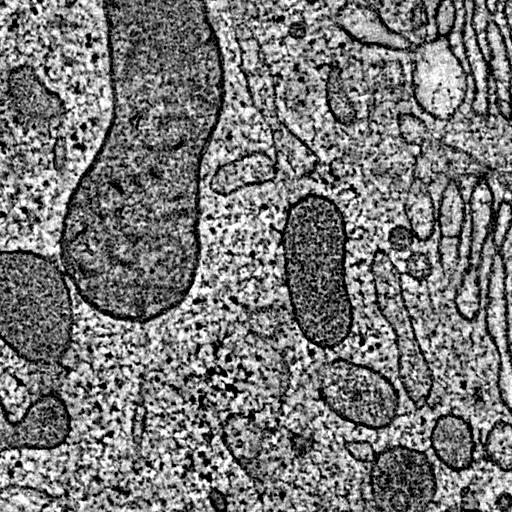
%> input picture Lab 1/cell1.jpg, 512 x 512 px
$ octave Tipton_EGR532_Lab0Part1.m   (GNU Octave 9; MATLAB toolbox functions it lacks are replaced by stand-ins)
%> lines starting %> are read from the running program, lines starting %| are printed output that depends on the picture
%%%%%%%%%%%%%%%%%%%%%%%%%%%%%%%%%%%%%%%%%%%%%%%%%%%%%%%%%%%%%%%%%%%%%%%%
% Title: Introduction to Image Processing Exercise 1
% Filename: Tipton_EGR532_Lab0Part1.m
% Author: Natalie Tipton
% Date: 1/15/18
% Instructor: Dr. Rhodes
% Description: This script file includes the basics of image processing in
%              MATLAB. It includes reading an image in from a file
%              location, plotting with subplots, converting a color image
%              to grayscale, inverting that grayscale image, mirroring
%              about the x and y axes, rotating an image, blurring an
%              image, and tiling an image.
%%%%%%%%%%%%%%%%%%%%%%%%%%%%%%%%%%%%%%%%%%%%%%%%%%%%%%%%%%%%%%%%%%%%%%%%

%%%%%%%% Exercise 1 %%%%%%%%%%

% cell1.jpg

cell1 = imread('cell1.jpg');    %read in image
%> cell1 is the input picture: size 512x512 uint8; min 0, max 255, mean 119.9

figure(1)   %creates first figure
subplot(1,3,1)  %first subplot in 1 row of 3 images
imshow(cell1);  %plot original image
title('Cell1.jpg Original');    %label image
xlabel('X (spatial units)');
ylabel('Y (spatial units)');

cell1Neg = 255 - cell1; %inverts image colors
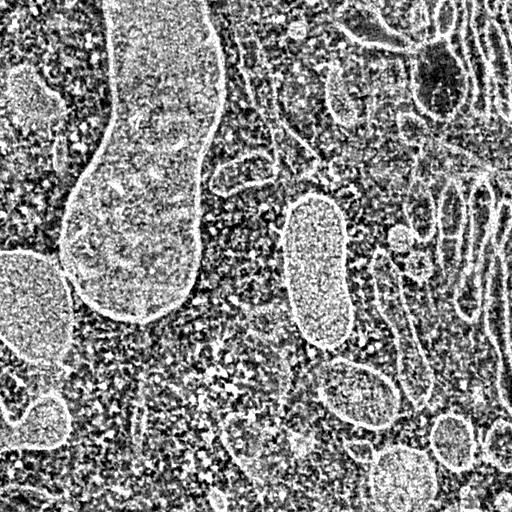
%> cell1Neg: size 512x512 uint8; min 0, max 255, mean 135.1

subplot(1,3,2)  %second subplot in 1 row of 3 images
imshow(cell1Neg);   %plot negative image
title('Cell1.jpg Negative');    %label image
xlabel('X (spatial units)');
ylabel('Y (spatial units)');

cell1rot = cell1(end:-1:1,end:-1:1,:);  %reverses the order of the rows and
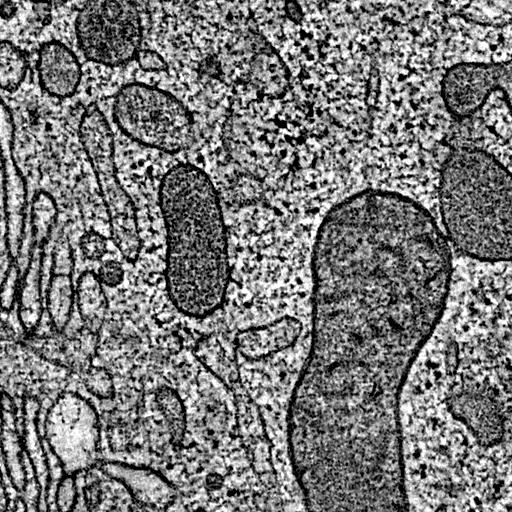
%> cell1rot: size 512x512 uint8; min 0, max 255, mean 119.9; mean of the top-left, top-right, bottom-left and bottom-right quarters 116.7, 120.7, 123.4, 118.6
                                        %colums to rotate image 180 degrees
subplot(1,3,3)  %third subplot in 1 row of 3 images
imshow(cell1rot);   %plot rotated image
title('Cell1.jpg Rotate 180 deg');  %label plot
xlabel('X (spatial units)');
ylabel('Y (spatial units)');

% Heart.tif

heart = imread('Heart.tif');    %read in heart image
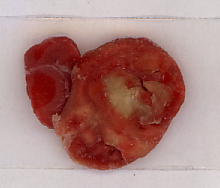
%> input picture Lab 1/Heart.tif, 220 x 188 px
%> heart is the input picture: size 188x220x3 uint8; mean R, G, B 171.2, 131.2, 127

figure(2)   %create new figure

subplot(2,2,1)  %first subplot in 2 rows of 2 images
imshow(heart);  %plot original heart image
title('Heart.tif Original');    %label plot
xlabel('X (spatial units)');
ylabel('Y (spatial units)');

heartDouble = im2double(heart); %converts image from uint8 to double size
                                %allowing manipulation of numbers >255
heartGrayDouble = (heartDouble(:,:,1) + heartDouble(:,:,2) + heartDouble(:,:,3))/3;
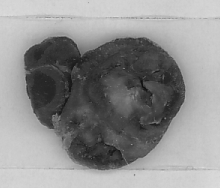
%> heartGrayDouble: size 188x220 double; min 0.0614, max 0.877, mean 0.561
                                %takes avg of RGB values in all rows & cols
heartGray = im2uint8(heartGrayDouble);  %converts grayscale image back to
                                        %uint8 from double

subplot(2,2,2)  %second subplot in 2 rows of 2 images
imshow(heartGray);  %plots grayscale image
title('Heart.tif Grayscale');   %label plot
xlabel('X (spatial units)');
ylabel('Y (spatial units)');

heartGrayNeg = 255 - heartGray; %invert values of all rows and columns
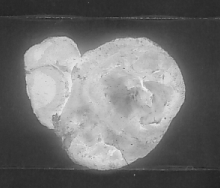
%> heartGrayNeg: size 188x220 uint8; min 31, max 239, mean 111.9

subplot(2,2,3)  %third subplot in 2 rows of 2 images
imshow(heartGrayNeg);   %plot negative grayscale image
title('Heart.tif Grayscale Negative');  %label plot
xlabel('X (spatial units)');
ylabel('Y (spatial units)');

heartMirror = heart(:,end:-1:1,:);  %reverses order of all columns
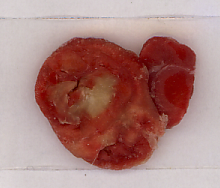
%> heartMirror: size 188x220x3 uint8; mean R, G, B 171.2, 131.2, 127; mean of the top-left, top-right, bottom-left and bottom-right quarters 149.1, 135.2, 148, 140.2
                                    %to mirror about y axis

subplot(2,2,4)  %fourth subplot in 2 rows of 2 images
imshow(heartMirror);    %plot mirrored image
title('Heart.tif Mirrored About Y Axis');   %label image
xlabel('X (spatial units)');
ylabel('Y (spatial units)');
